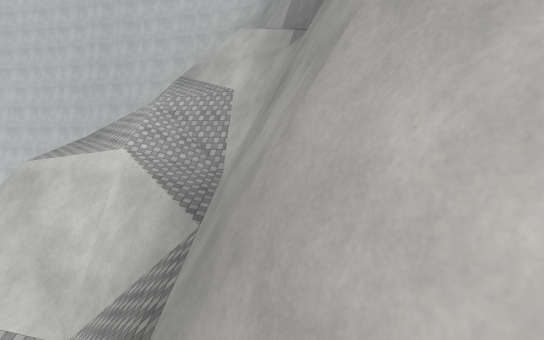
[1] (above)

16 first-person views from a walk through a scene from a Unity 3-D project. The camera is 1.4 m above the floor, tilts 6° down and sees 85° across. The floor is counted in squares, 2 m on a side. Each view is taken from the middle of a square. On the plan, view 1 faces up. The plan holds only what a view shows up to about 10 squares ahead; the rest is blank. The place goes on beyond the plan. Surface patterns are stand-ins for the level's own textures.

[2]
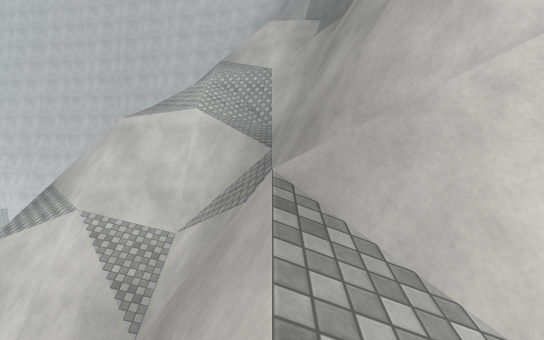

[3]
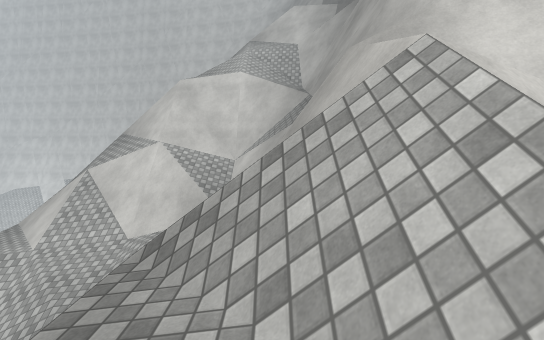

[4]
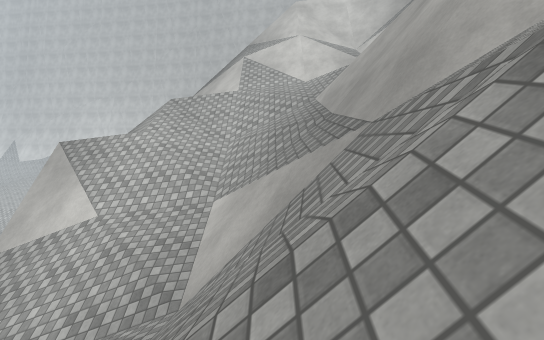

[5]
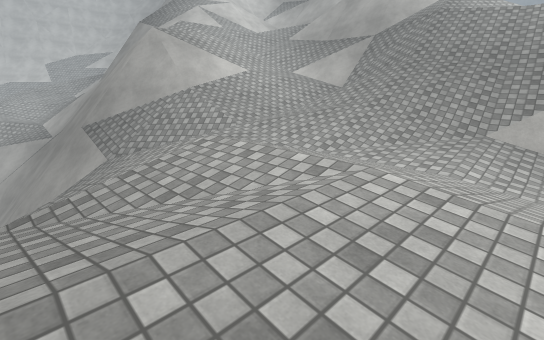

[6]
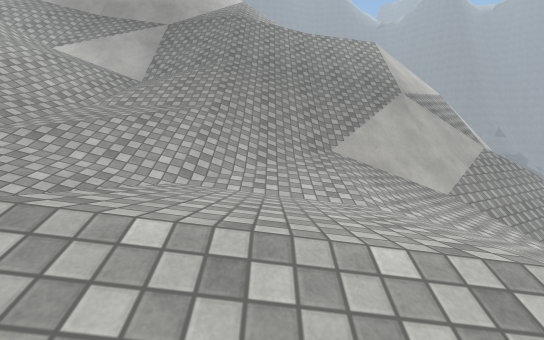

[7]
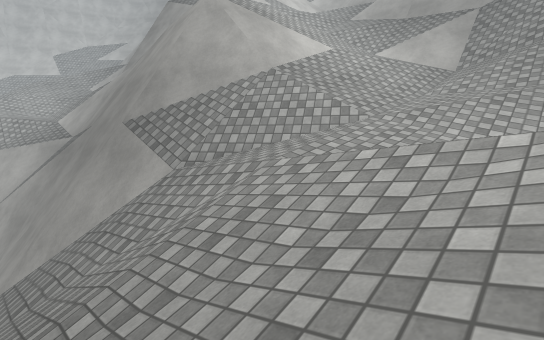

[8]
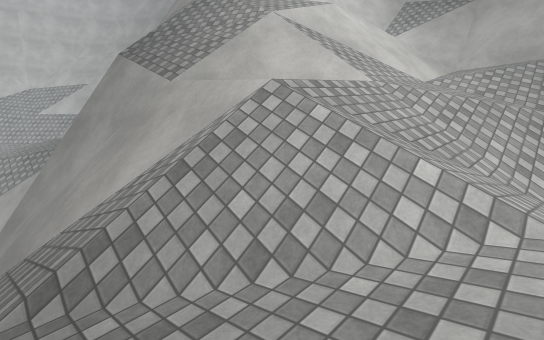

[9]
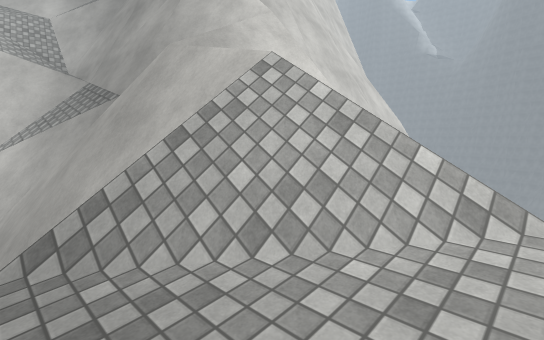

[10]
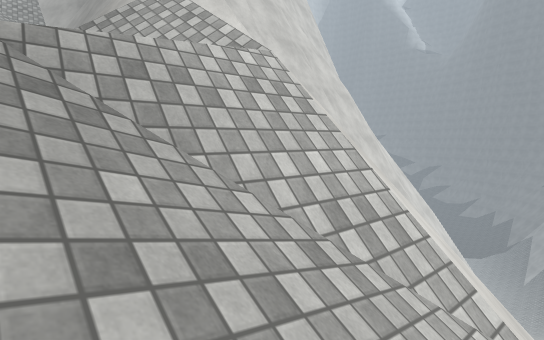

[11]
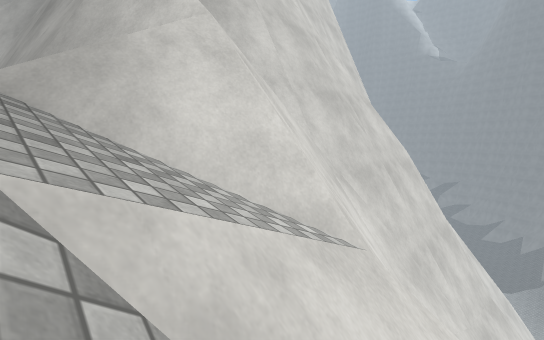

[12]
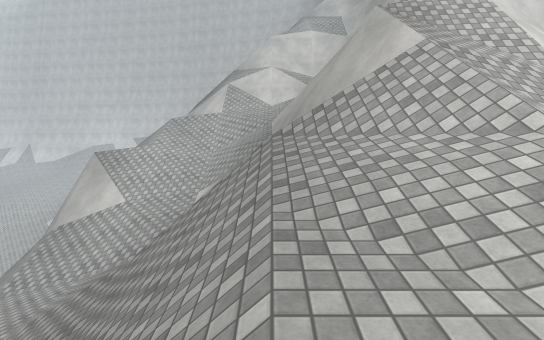

[13]
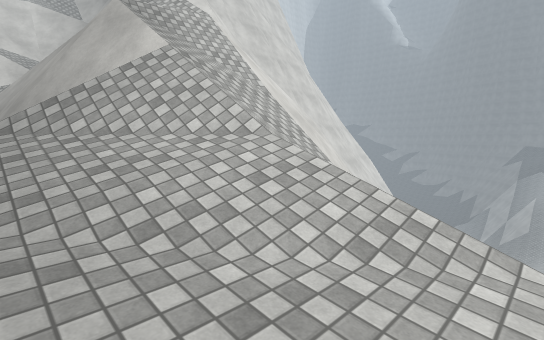

[14]
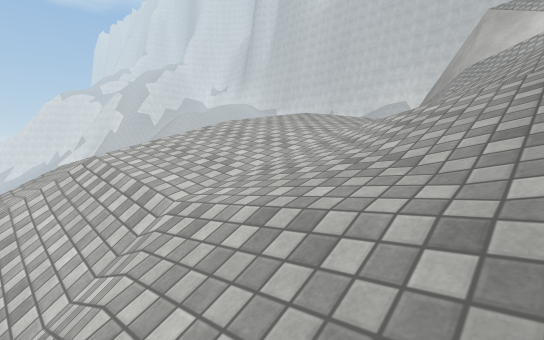

[15]
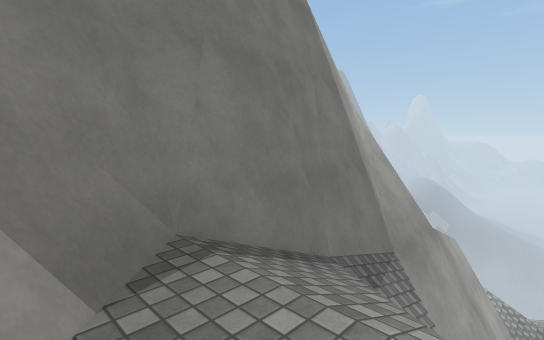

[16]
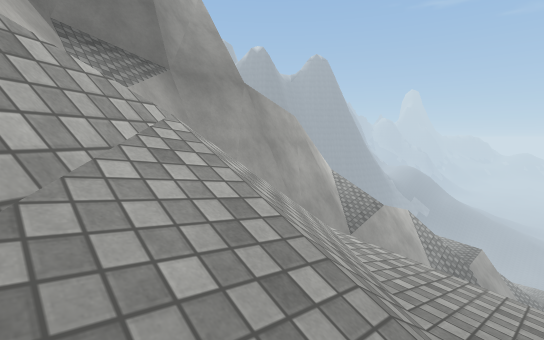

### Floor plan
Key: @ floor where view 1 was taken; # wall or solid block; x gap in a wall; . main floor; : floor 1.75 m higher than the main floor; + floor 16 m higher than the main floor; * floor 27.25 m higher than the main floor; / step, stairs or slope; = window, fence, low wall or low ledge; v drop or lower ground.
Columns run from 15 left of view 1 to 6 right of it. Each row starts with its distance up from view 1.
 11     //        /##
 10     //      ///*#
  9     #/    ///##/#
  8         v ////#v#
  7         / ////###
  6  // ##v///////##
  5  /#/##///##vv/#
  4 ###v##////#=vv##
  3  ##v///=/####v##
  2   #v//////#=##=##
  1  ##v////////##/#######
  0 ####////////##/@xvvvvv
 -1 /=/##/////#////##+vvv
 -2 ////##////##////vvvvv
 -3 ////////=/##/// #
 -4 ////////=/##///  vv
 -5 ///:///////=///v  v
 -6 //::///////////vvv
 -7 //::./////////vv
 -8 /.:../////////
 -9 //././#/////v
-10 //////##////v
-11 ///////=/#/

Where each view was taken, in squares from view 1:
view 1: 0 up, 0 right, facing up
view 2: 2 down, 1 left, facing up
view 3: 4 down, 2 left, facing up
view 4: 7 down, 6 left, facing up
view 5: 9 down, 15 left, facing up-right
view 6: 7 down, 14 left, facing right
view 7: 6 down, 15 left, facing up-right
view 8: 0 up, 11 left, facing up-right
view 9: 4 down, 3 left, facing up-right
view 10: 6 down, 3 left, facing up-right
view 11: 3 down, 1 left, facing up-right
view 12: 10 down, 5 left, facing up
view 13: 10 down, 5 left, facing up-right
view 14: 11 down, 9 left, facing up-left
view 15: 11 up, 1 left, facing down-right
view 16: 9 up, 5 left, facing down-right
